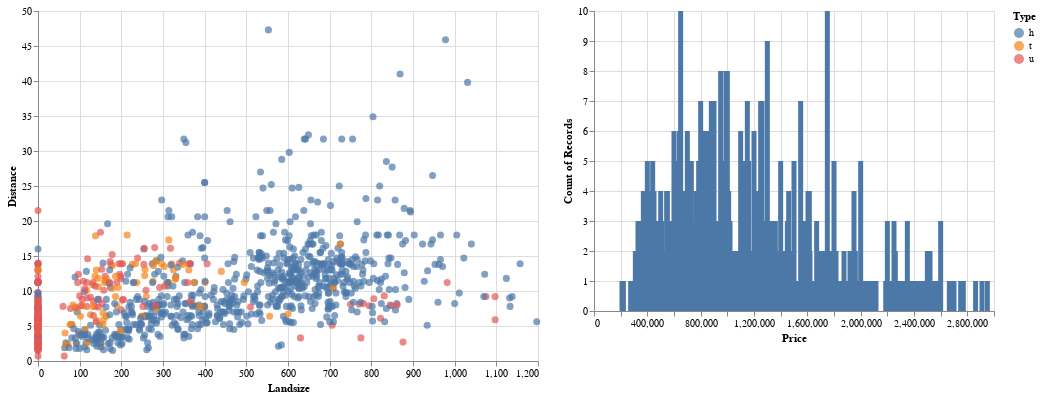

This figure's notebook cell:
### Markdown cell above
### <font color='darkgreen'>More</font>
**In order to better understand the concepts of the selection and condition, let’s switch the roles on the scatter plot and histogram**. We will add the selection to the histogram and use it as a transform filter on the scatter plot.

### Code cell
selection = alt.selection_interval()

chart1 = alt.Chart(df).mark_circle(size=50).encode(
   x='Landsize',
   y='Distance',
   color='Type'
).properties(
   height=350, width=500
).transform_filter(
   selection
)
chart2 = alt.Chart(df).mark_bar().encode(
   alt.X('Price:Q', bin=False), alt.Y('count()')
).add_selection(
   selection
)
chart1 | chart2

### Figure 1 — Vega-Lite specification as saved in the notebook (floating-point values rounded to 4 significant figures; data arrays with more than 128 entries replaced by an {"elided": "..."} marker saying what was removed)
{"config": {"view": {"continuousWidth": 400, "continuousHeight": 300}}, "hconcat": [{"mark": {"type": "circle", "size": 50}, "encoding": {"color": {"type": "nominal", "field": "Type"}, "x": {"type": "quantitative", "field": "Landsize"}, "y": {"type": "quantitative", "field": "Distance"}}, "height": 350, "transform": [{"filter": {"selection": "selector003"}}], "width": 500}, {"mark": "bar", "encoding": {"x": {"type": "quantitative", "bin": false, "field": "Price"}, "y": {"type": "quantitative", "aggregate": "count"}}, "selection": {"selector003": {"type": "interval"}}}], "data": {"name": "data-9eb6b463b08e893a0f6305ca2ee3d595"}, "$schema": "https://vega.github.io/schema/vega-lite/v4.8.1.json", "datasets": {"data-9eb6b463b08e893a0f6305ca2ee3d595": {"elided": "1000 records"}}}
